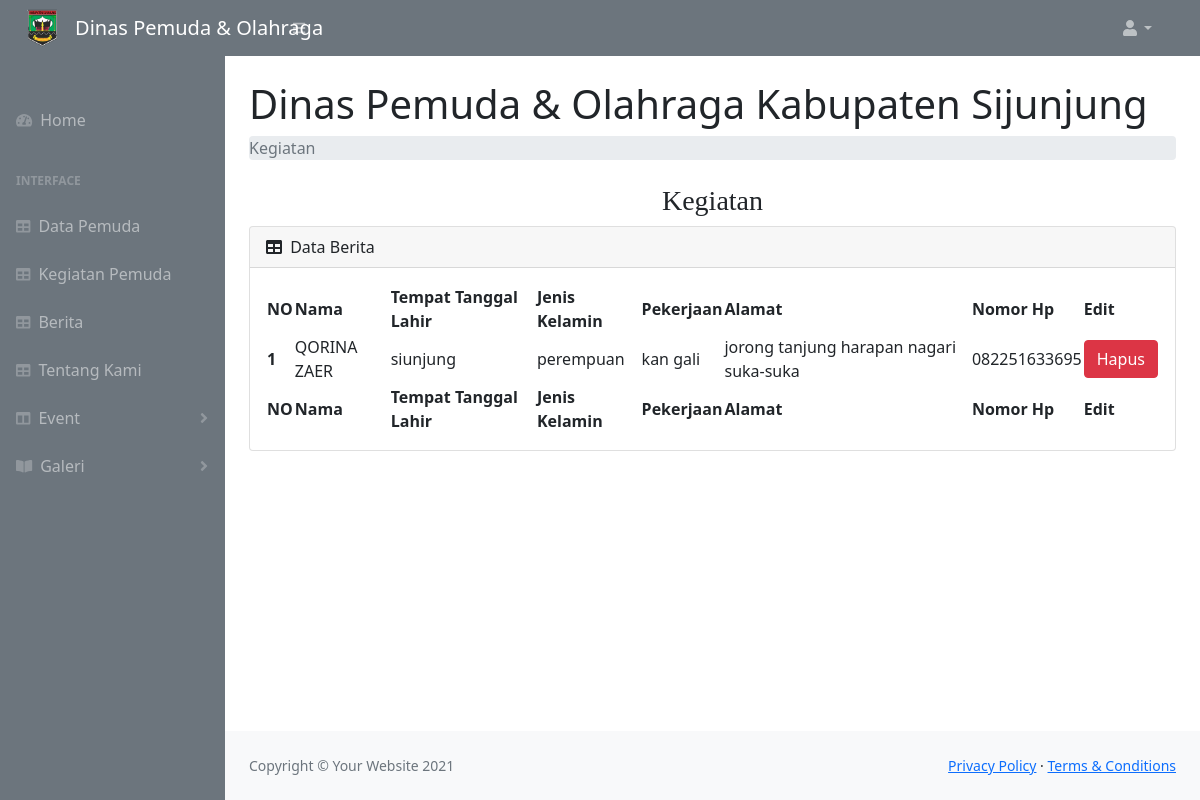
Screenshot of /admin-pemuda.php with the database file from the repository.
### tables this page shows
CREATE TABLE `tb_event` (
  `id` int(2) NOT NULL,
  `nama` varchar(50) NOT NULL,
  `alamat` varchar(50) NOT NULL,
  `no_hp` varchar(15) NOT NULL,
  `ttl` varchar(50) NOT NULL,
  `pekerjaan` varchar(35) NOT NULL,
  `jenis_kelamin` enum('perempuan','laki-laki') NOT NULL
);

### admin-pemuda.php (the view, shortened to what this page needs)
<!DOCTYPE html>
<html lang="en">
    <head>
        <link href="https://cdn.jsdelivr.net/npm/simple-datatables@latest/dist/style.css" rel="stylesheet" />
        <link href="css/styles.css" rel="stylesheet" />
        <link rel="stylesheet" href="https://maxcdn.bootstrapcdn.com/bootstrap/4.5.2/css/bootstrap.min.css">
        <link href="https://cdn.jsdelivr.net/npm/bootstrap@5.0.1/dist/css/bootstrap.min.css" rel="stylesheet">
        <link href="https://cdn.jsdelivr.net/npm/bootstrap@5.0.1/dist/css/bootstrap.min.css" rel="stylesheet">
    </head>
    <body class="sb-nav-fixed">
    <nav class="sb-topnav navbar navbar-expand navbar-dark bg-secondary">
            <img alt="Logo Pertanian" src="images/pemkabb.png" height="40px" style="margin-left: 10px;" >
            <a class="navbar-brand ps-3" href="#">Dinas Pemuda & Olahraga</a>
            <button class="btn btn-link btn-sm order-1 order-lg-0 me-4 me-lg-0" id="sidebarToggle" href="#!"><i class="fas fa-bars"></i></button>
            <ul class="navbar-nav ms-auto ms-md-0 me-3 me-lg-4">
                <li class="nav-item dropdown">
                    <a class="nav-link dropdown-toggle" id="navbarDropdown" href="#" role="button" data-bs-toggle="dropdown" aria-expanded="false"><i class="fas fa-user fa-fw"></i></a>
                </li>
            </ul>
        </nav>
        <div id="layoutSidenav">
            <div id="layoutSidenav_nav">
                <nav class="sb-sidenav accordion sb-sidenav-dark" id="sidenavAccordion" style="background-color : #6c757d">
                    <div class="sb-sidenav-menu">
                        <div class="nav">
                            <div class="sb-sidenav-menu-heading"></div>
                            <a class="nav-link" href="dashboard-admin.php">
                                <div class="sb-nav-link-icon"><i class="fas fa-tachometer-alt"></i></div>
                                Home
                            </a>
                            <div class="sb-sidenav-menu-heading">Interface</div>
                            <a class="nav-link" href="admin.php">
                                <div class="sb-nav-link-icon"><i class="fas fa-table"></i></div>
                                Data Pemuda
                            </a>
                            <a class="nav-link" href="admin-kegiatan.php">
                                <div class="sb-nav-link-icon"><i class="fas fa-table"></i></div>
                                Kegiatan Pemuda
                            </a>
                            <a class="nav-link" href="admin-berita.php">
                                <div class="sb-nav-link-icon"><i class="fas fa-table"></i></div>
                                Berita
                            </a>
                            <a class="nav-link" href="admin.php">
                                <div class="sb-nav-link-icon"><i class="fas fa-table"></i></div>
                                Tentang Kami
                            </a>
                            <a class="nav-link collapsed" href="#" data-bs-toggle="collapse" data-bs-target="#collapseLayouts" aria-expanded="false" aria-controls="collapseLayouts">
                                <div class="sb-nav-link-icon"><i class="fas fa-columns"></i></div>
                                Event
                                <div class="sb-sidenav-collapse-arrow"><i class="fas fa-angle-down"></i></div>
                            </a>
                            <a class="nav-link collapsed" href="#" data-bs-toggle="collapse" data-bs-target="#collapsePages" aria-expanded="false" aria-controls="collapsePages">
                                <div class="sb-nav-link-icon"><i class="fas fa-book-open"></i></div>
                                Galeri
                                <div class="sb-sidenav-collapse-arrow"><i class="fas fa-angle-down"></i></div>
                            </a>
                    </div>
                </nav>
            </div>
            <div id="layoutSidenav_content">
                <main>
                    <div class="container-fluid px-4">
                        <h1 class="mt-4">Dinas Pemuda & Olahraga Kabupaten Sijunjung</h1>
                        <ol class="breadcrumb mb-4">
                            <li class="breadcrumb-item active">Kegiatan</li>
                        </ol>
                        <h3 style="text-align : center; font-family : serif;">Kegiatan</h3>
                        <div class="card mb-4">
                            <div class="card-header">
                                <i class="fas fa-table me-1"></i>
                                Data Berita
                            </div>
                            <div class="card-body">
                                <table id="datatablesSimple">
                                    <thead>
                                        <tr>
                                        <th>NO</th>
                                            <th>Nama</th>
                                            <th>Tempat Tanggal Lahir</th>
                                            <th>Jenis Kelamin</th>
                                            <th>Pekerjaan</th>
                                            <th>Alamat</th>
                                            <th>Nomor Hp</th>
                                            <th>Edit</th>
                                        </tr>
                                    </thead>
                                    <tfoot>
                                        <tr>
                                            <th>NO</th>
                                            <th>Nama</th>
                                            <th>Tempat Tanggal Lahir</th>
                                            <th>Jenis Kelamin</th>
                                            <th>Pekerjaan</th>
                                            <th>Alamat</th>
                                            <th>Nomor Hp</th>
                                            <th>Edit</th>
                                        </tr>
                                    </tfoot>
                                    <tbody>
                                    <?php
                            $koneksi = mysqli_connect("localhost","root","","db_website");
                             $query = mysqli_query($koneksi,"SELECT * FROM tb_event");
                             $no = 0;
                             while($data = mysqli_fetch_array($query))
                                 {
                                    $no++;
                            ?>
                                        <tr>
                                            <th scope="row"><?=  $no ?></th>
                                            <td><?php echo $data["nama"] ?></td>
                                            <td><?php echo $data["ttl"] ?></td>
                                            <td><?php echo $data["jenis_kelamin"] ?></td>
                                            <td><?php echo $data["pekerjaan"] ?></td>
                                            <td><?php echo $data["alamat"] ?></td>
                                            <td><?php echo $data["no_hp"] ?></td>
                                            <td>
                                            <a href="hapus-pelopor.php?id=<?= $data['id'] ?>" class="btn btn-danger" onclick="return confirm('Anda Yakin Ingin Menghapus Data?')">Hapus</a>
                                            <?php
                             }
                              ?>
                                        </tr>
                                    </tbody>
                                </table>
                            </div>
                        </div>
                    </div>
                </main>
                <footer class="py-4 bg-light mt-auto">
                    <div class="container-fluid px-4">
                        <div class="d-flex align-items-center justify-content-between small">
                            <div class="text-muted">Copyright &copy; Your Website 2021</div>
                            <div>
                                <a href="#">Privacy Policy</a>
                                &middot;
                                <a href="#">Terms &amp; Conditions</a>
                            </div>
                        </div>
                    </div>
                </footer>
            </div>
        </div>
    </body>
</html>

### rows the page displays
tb_event: nama "QORINA ZAER", ttl "siunjung", jenis_kelamin "perempuan", pekerjaan "kan gali", alamat "jorong tanjung harapan nagari suka-suka", no_hp "082251633695"
